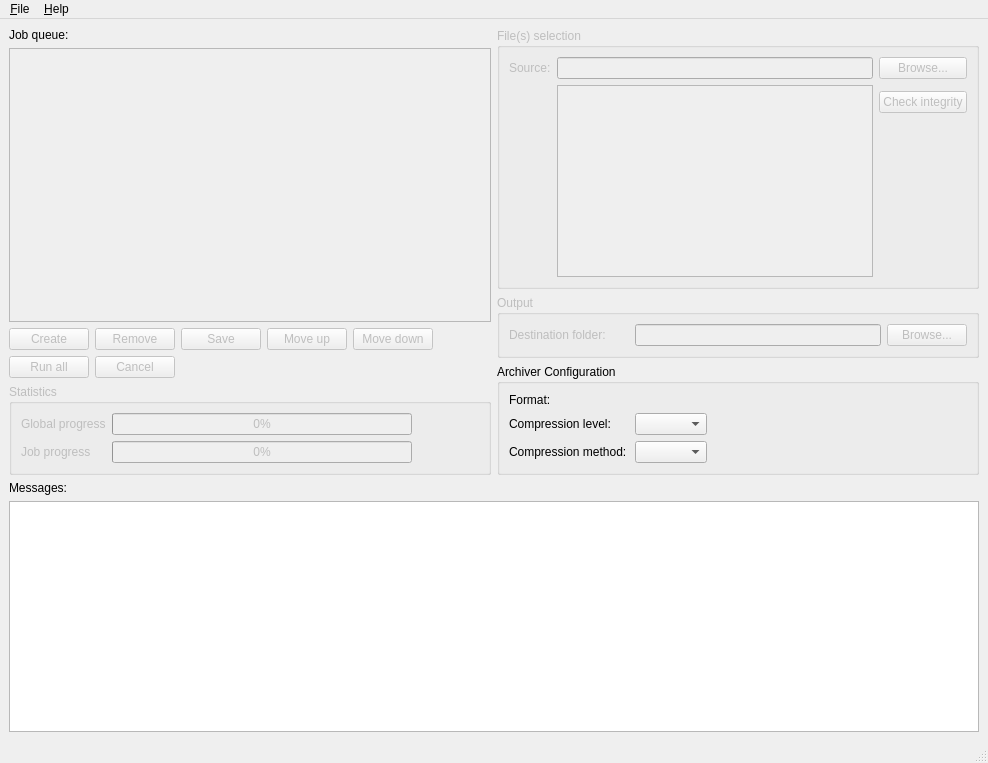
<?xml version="1.0" encoding="UTF-8"?>
<ui version="4.0" connectslotsbyname="false">
 <class>MainWindow</class>
 <widget class="QMainWindow" name="MainWindow">
  <property name="geometry">
   <rect>
    <x>0</x>
    <y>0</y>
    <width>988</width>
    <height>763</height>
   </rect>
  </property>
  <property name="windowTitle">
   <string>PackY</string>
  </property>
  <widget class="QWidget" name="central_widget">
   <layout class="QGridLayout" name="central_widget_layout">
    <item row="2" column="1" colspan="2">
     <layout class="QVBoxLayout" name="bottom_view_layout">
      <item>
       <widget class="QLabel" name="messages_label">
        <property name="text">
         <string>Messages:</string>
        </property>
       </widget>
      </item>
      <item>
       <widget class="FormattedLogWidget" name="messages_view">
        <property name="focusPolicy">
         <enum>Qt::FocusPolicy::NoFocus</enum>
        </property>
        <property name="readOnly">
         <bool>true</bool>
        </property>
       </widget>
      </item>
     </layout>
    </item>
    <item row="0" column="2">
     <layout class="QVBoxLayout" name="right_view_layout">
      <item>
       <widget class="QGroupBox" name="file_selection_group">
        <property name="enabled">
         <bool>false</bool>
        </property>
        <property name="minimumSize">
         <size>
          <width>480</width>
          <height>0</height>
         </size>
        </property>
        <property name="title">
         <string>File(s) selection</string>
        </property>
        <layout class="QGridLayout" name="file_selection_layout">
         <item row="3" column="2">
          <spacer name="file_selection_spacer">
           <property name="orientation">
            <enum>Qt::Orientation::Vertical</enum>
           </property>
           <property name="sizeHint" stdset="0">
            <size>
             <width>20</width>
             <height>40</height>
            </size>
           </property>
          </spacer>
         </item>
         <item row="0" column="1">
          <widget class="QLineEdit" name="source_folder_input">
           <property name="sizePolicy">
            <sizepolicy hsizetype="Expanding" vsizetype="Preferred">
             <horstretch>0</horstretch>
             <verstretch>0</verstretch>
            </sizepolicy>
           </property>
           <property name="readOnly">
            <bool>true</bool>
           </property>
          </widget>
         </item>
         <item row="0" column="0">
          <widget class="QLabel" name="source_folder_label">
           <property name="sizePolicy">
            <sizepolicy hsizetype="Minimum" vsizetype="Preferred">
             <horstretch>0</horstretch>
             <verstretch>0</verstretch>
            </sizepolicy>
           </property>
           <property name="text">
            <string>Source:</string>
           </property>
          </widget>
         </item>
         <item row="2" column="2">
          <widget class="QPushButton" name="check_integrity_button">
           <property name="sizePolicy">
            <sizepolicy hsizetype="Minimum" vsizetype="Preferred">
             <horstretch>0</horstretch>
             <verstretch>0</verstretch>
            </sizepolicy>
           </property>
           <property name="text">
            <string>Check integrity</string>
           </property>
          </widget>
         </item>
         <item row="1" column="1" rowspan="3">
          <widget class="QTreeView" name="source_files_tree_view"/>
         </item>
         <item row="0" column="2">
          <widget class="QPushButton" name="source_folder_browser">
           <property name="sizePolicy">
            <sizepolicy hsizetype="Minimum" vsizetype="Preferred">
             <horstretch>0</horstretch>
             <verstretch>0</verstretch>
            </sizepolicy>
           </property>
           <property name="text">
            <string>Browse...</string>
           </property>
          </widget>
         </item>
        </layout>
       </widget>
      </item>
      <item>
       <widget class="QGroupBox" name="output_group">
        <property name="enabled">
         <bool>false</bool>
        </property>
        <property name="title">
         <string>Output</string>
        </property>
        <layout class="QFormLayout" name="output_layout">
         <item row="1" column="0">
          <widget class="QLabel" name="destination_folder_label">
           <property name="sizePolicy">
            <sizepolicy hsizetype="Minimum" vsizetype="Preferred">
             <horstretch>0</horstretch>
             <verstretch>0</verstretch>
            </sizepolicy>
           </property>
           <property name="minimumSize">
            <size>
             <width>120</width>
             <height>0</height>
            </size>
           </property>
           <property name="text">
            <string>Destination folder:</string>
           </property>
          </widget>
         </item>
         <item row="1" column="1">
          <layout class="QHBoxLayout" name="destination_folder_layout" stretch="1,0">
           <item>
            <widget class="QLineEdit" name="destination_folder_input">
             <property name="sizePolicy">
              <sizepolicy hsizetype="Minimum" vsizetype="Fixed">
               <horstretch>0</horstretch>
               <verstretch>0</verstretch>
              </sizepolicy>
             </property>
             <property name="readOnly">
              <bool>true</bool>
             </property>
            </widget>
           </item>
           <item>
            <widget class="QPushButton" name="destination_folder_browser">
             <property name="sizePolicy">
              <sizepolicy hsizetype="Minimum" vsizetype="Preferred">
               <horstretch>0</horstretch>
               <verstretch>0</verstretch>
              </sizepolicy>
             </property>
             <property name="text">
              <string>Browse...</string>
             </property>
            </widget>
           </item>
          </layout>
         </item>
        </layout>
       </widget>
      </item>
      <item>
       <widget class="QGroupBox" name="archiver_config">
        <property name="enabled">
         <bool>true</bool>
        </property>
        <property name="title">
         <string>Archiver Configuration</string>
        </property>
        <layout class="QFormLayout" name="archiver_config_layout">
         <item row="0" column="0">
          <widget class="QLabel" name="format_label">
           <property name="sizePolicy">
            <sizepolicy hsizetype="Minimum" vsizetype="Preferred">
             <horstretch>0</horstretch>
             <verstretch>0</verstretch>
            </sizepolicy>
           </property>
           <property name="minimumSize">
            <size>
             <width>120</width>
             <height>0</height>
            </size>
           </property>
           <property name="text">
            <string>Format:</string>
           </property>
          </widget>
         </item>
         <item row="0" column="1">
          <layout class="QHBoxLayout" name="format_layout" stretch="0,1">
           <item>
            <layout class="QGridLayout" name="format_buttons_layout"/>
           </item>
           <item>
            <spacer name="format_spacer">
             <property name="orientation">
              <enum>Qt::Orientation::Horizontal</enum>
             </property>
             <property name="sizeHint" stdset="0">
              <size>
               <width>0</width>
               <height>0</height>
              </size>
             </property>
            </spacer>
           </item>
          </layout>
         </item>
         <item row="1" column="0">
          <widget class="QLabel" name="compression_level_label">
           <property name="sizePolicy">
            <sizepolicy hsizetype="Minimum" vsizetype="Preferred">
             <horstretch>0</horstretch>
             <verstretch>0</verstretch>
            </sizepolicy>
           </property>
           <property name="minimumSize">
            <size>
             <width>120</width>
             <height>0</height>
            </size>
           </property>
           <property name="text">
            <string>Compression level:</string>
           </property>
          </widget>
         </item>
         <item row="1" column="1">
          <layout class="QHBoxLayout" name="compression_level_layout" stretch="0,1">
           <item>
            <widget class="QComboBox" name="compression_level">
             <property name="sizePolicy">
              <sizepolicy hsizetype="Minimum" vsizetype="Fixed">
               <horstretch>0</horstretch>
               <verstretch>0</verstretch>
              </sizepolicy>
             </property>
            </widget>
           </item>
           <item>
            <spacer name="compression_level_spacer">
             <property name="orientation">
              <enum>Qt::Orientation::Horizontal</enum>
             </property>
             <property name="sizeHint" stdset="0">
              <size>
               <width>0</width>
               <height>0</height>
              </size>
             </property>
            </spacer>
           </item>
          </layout>
         </item>
         <item row="2" column="0">
          <widget class="QLabel" name="compression_method_label">
           <property name="sizePolicy">
            <sizepolicy hsizetype="Minimum" vsizetype="Preferred">
             <horstretch>0</horstretch>
             <verstretch>0</verstretch>
            </sizepolicy>
           </property>
           <property name="minimumSize">
            <size>
             <width>120</width>
             <height>0</height>
            </size>
           </property>
           <property name="text">
            <string>Compression method:</string>
           </property>
          </widget>
         </item>
         <item row="2" column="1">
          <layout class="QHBoxLayout" name="compression_method_layout" stretch="0,1">
           <item>
            <widget class="QComboBox" name="compression_method">
             <property name="sizePolicy">
              <sizepolicy hsizetype="Minimum" vsizetype="Fixed">
               <horstretch>0</horstretch>
               <verstretch>0</verstretch>
              </sizepolicy>
             </property>
            </widget>
           </item>
           <item>
            <spacer name="compression_method_spacer">
             <property name="orientation">
              <enum>Qt::Orientation::Horizontal</enum>
             </property>
             <property name="sizeHint" stdset="0">
              <size>
               <width>0</width>
               <height>0</height>
              </size>
             </property>
            </spacer>
           </item>
          </layout>
         </item>
        </layout>
       </widget>
      </item>
     </layout>
    </item>
    <item row="0" column="1">
     <layout class="QVBoxLayout" name="left_view_layout">
      <item>
       <widget class="QLabel" name="job_queue_label">
        <property name="text">
         <string>Job queue:</string>
        </property>
       </widget>
      </item>
      <item>
       <widget class="QTableView" name="job_queue_table_view">
        <property name="enabled">
         <bool>false</bool>
        </property>
        <property name="minimumSize">
         <size>
          <width>480</width>
          <height>0</height>
         </size>
        </property>
        <property name="focusPolicy">
         <enum>Qt::FocusPolicy::NoFocus</enum>
        </property>
        <property name="styleSheet">
         <string notr="true">QTableView { selection-color: #FFFFFF; selection-background-color:  #696969 }</string>
        </property>
        <property name="lineWidth">
         <number>1</number>
        </property>
        <property name="selectionMode">
         <enum>QAbstractItemView::SelectionMode::SingleSelection</enum>
        </property>
        <property name="selectionBehavior">
         <enum>QAbstractItemView::SelectionBehavior::SelectRows</enum>
        </property>
        <attribute name="horizontalHeaderStretchLastSection">
         <bool>true</bool>
        </attribute>
        <attribute name="verticalHeaderVisible">
         <bool>false</bool>
        </attribute>
       </widget>
      </item>
      <item>
       <layout class="QHBoxLayout" name="job_top_buttons_layout">
        <item>
         <widget class="QPushButton" name="create_job_button">
          <property name="enabled">
           <bool>false</bool>
          </property>
          <property name="sizePolicy">
           <sizepolicy hsizetype="Minimum" vsizetype="Preferred">
            <horstretch>0</horstretch>
            <verstretch>0</verstretch>
           </sizepolicy>
          </property>
          <property name="text">
           <string>Create</string>
          </property>
         </widget>
        </item>
        <item>
         <widget class="QPushButton" name="remove_job_button">
          <property name="enabled">
           <bool>false</bool>
          </property>
          <property name="sizePolicy">
           <sizepolicy hsizetype="Minimum" vsizetype="Preferred">
            <horstretch>0</horstretch>
            <verstretch>0</verstretch>
           </sizepolicy>
          </property>
          <property name="text">
           <string>Remove</string>
          </property>
         </widget>
        </item>
        <item>
         <widget class="QPushButton" name="save_job_button">
          <property name="enabled">
           <bool>false</bool>
          </property>
          <property name="sizePolicy">
           <sizepolicy hsizetype="Minimum" vsizetype="Preferred">
            <horstretch>0</horstretch>
            <verstretch>0</verstretch>
           </sizepolicy>
          </property>
          <property name="text">
           <string>Save</string>
          </property>
         </widget>
        </item>
        <item>
         <widget class="QPushButton" name="move_up_job_button">
          <property name="enabled">
           <bool>false</bool>
          </property>
          <property name="sizePolicy">
           <sizepolicy hsizetype="Minimum" vsizetype="Preferred">
            <horstretch>0</horstretch>
            <verstretch>0</verstretch>
           </sizepolicy>
          </property>
          <property name="text">
           <string>Move up</string>
          </property>
         </widget>
        </item>
        <item>
         <widget class="QPushButton" name="move_down_job_button">
          <property name="enabled">
           <bool>false</bool>
          </property>
          <property name="sizePolicy">
           <sizepolicy hsizetype="Minimum" vsizetype="Preferred">
            <horstretch>0</horstretch>
            <verstretch>0</verstretch>
           </sizepolicy>
          </property>
          <property name="text">
           <string>Move down</string>
          </property>
         </widget>
        </item>
        <item>
         <spacer name="job_buttons_top_spacer">
          <property name="orientation">
           <enum>Qt::Orientation::Horizontal</enum>
          </property>
          <property name="sizeHint" stdset="0">
           <size>
            <width>0</width>
            <height>0</height>
           </size>
          </property>
         </spacer>
        </item>
       </layout>
      </item>
      <item>
       <layout class="QHBoxLayout" name="job_bottom_buttons_layout">
        <item>
         <widget class="QPushButton" name="run_all_jobs_button">
          <property name="enabled">
           <bool>false</bool>
          </property>
          <property name="sizePolicy">
           <sizepolicy hsizetype="Minimum" vsizetype="Preferred">
            <horstretch>0</horstretch>
            <verstretch>0</verstretch>
           </sizepolicy>
          </property>
          <property name="text">
           <string>Run all</string>
          </property>
         </widget>
        </item>
        <item>
         <widget class="QPushButton" name="cancel_jobs_button">
          <property name="enabled">
           <bool>false</bool>
          </property>
          <property name="sizePolicy">
           <sizepolicy hsizetype="Minimum" vsizetype="Preferred">
            <horstretch>0</horstretch>
            <verstretch>0</verstretch>
           </sizepolicy>
          </property>
          <property name="text">
           <string>Cancel</string>
          </property>
         </widget>
        </item>
        <item>
         <spacer name="job_buttons_bottom_spacer">
          <property name="orientation">
           <enum>Qt::Orientation::Horizontal</enum>
          </property>
          <property name="sizeHint" stdset="0">
           <size>
            <width>0</width>
            <height>0</height>
           </size>
          </property>
         </spacer>
        </item>
       </layout>
      </item>
      <item>
       <widget class="QGroupBox" name="statistics_group">
        <property name="enabled">
         <bool>false</bool>
        </property>
        <property name="title">
         <string>Statistics</string>
        </property>
        <layout class="QFormLayout" name="statistics_layout">
         <item row="0" column="1">
          <layout class="QHBoxLayout" name="global_progress_layout">
           <item>
            <widget class="QProgressBar" name="global_progress_bar">
             <property name="sizePolicy">
              <sizepolicy hsizetype="Minimum" vsizetype="Preferred">
               <horstretch>0</horstretch>
               <verstretch>0</verstretch>
              </sizepolicy>
             </property>
             <property name="minimumSize">
              <size>
               <width>300</width>
               <height>0</height>
              </size>
             </property>
             <property name="maximumSize">
              <size>
               <width>300</width>
               <height>16777215</height>
              </size>
             </property>
             <property name="value">
              <number>0</number>
             </property>
            </widget>
           </item>
           <item>
            <spacer name="global_progress_spacer">
             <property name="orientation">
              <enum>Qt::Orientation::Horizontal</enum>
             </property>
             <property name="sizeType">
              <enum>QSizePolicy::Policy::Expanding</enum>
             </property>
             <property name="sizeHint" stdset="0">
              <size>
               <width>0</width>
               <height>0</height>
              </size>
             </property>
            </spacer>
           </item>
          </layout>
         </item>
         <item row="0" column="0">
          <widget class="QLabel" name="global_progress_label">
           <property name="sizePolicy">
            <sizepolicy hsizetype="Minimum" vsizetype="Preferred">
             <horstretch>0</horstretch>
             <verstretch>0</verstretch>
            </sizepolicy>
           </property>
           <property name="text">
            <string>Global progress</string>
           </property>
          </widget>
         </item>
         <item row="1" column="1">
          <layout class="QHBoxLayout" name="job_progress_layout">
           <item>
            <widget class="QProgressBar" name="job_progress_bar">
             <property name="sizePolicy">
              <sizepolicy hsizetype="Minimum" vsizetype="Preferred">
               <horstretch>0</horstretch>
               <verstretch>0</verstretch>
              </sizepolicy>
             </property>
             <property name="minimumSize">
              <size>
               <width>300</width>
               <height>0</height>
              </size>
             </property>
             <property name="maximumSize">
              <size>
               <width>300</width>
               <height>16777215</height>
              </size>
             </property>
             <property name="value">
              <number>0</number>
             </property>
            </widget>
           </item>
           <item>
            <spacer name="job_progress_spacer">
             <property name="orientation">
              <enum>Qt::Orientation::Horizontal</enum>
             </property>
             <property name="sizeType">
              <enum>QSizePolicy::Policy::Expanding</enum>
             </property>
             <property name="sizeHint" stdset="0">
              <size>
               <width>0</width>
               <height>0</height>
              </size>
             </property>
            </spacer>
           </item>
          </layout>
         </item>
         <item row="1" column="0">
          <widget class="QLabel" name="job_progress_label">
           <property name="sizePolicy">
            <sizepolicy hsizetype="Minimum" vsizetype="Preferred">
             <horstretch>0</horstretch>
             <verstretch>0</verstretch>
            </sizepolicy>
           </property>
           <property name="text">
            <string>Job progress</string>
           </property>
          </widget>
         </item>
        </layout>
       </widget>
      </item>
     </layout>
    </item>
   </layout>
  </widget>
  <widget class="QMenuBar" name="menubar">
   <property name="geometry">
    <rect>
     <x>0</x>
     <y>0</y>
     <width>988</width>
     <height>22</height>
    </rect>
   </property>
   <widget class="QMenu" name="file_menu">
    <property name="title">
     <string>&amp;File</string>
    </property>
    <widget class="QMenu" name="open_recent_menu">
     <property name="title">
      <string>Open &amp;Recent</string>
     </property>
     <addaction name="separator"/>
     <addaction name="action_clear_list"/>
    </widget>
    <addaction name="action_new_batch"/>
    <addaction name="action_open_batch"/>
    <addaction name="open_recent_menu"/>
    <addaction name="separator"/>
    <addaction name="action_save_batch"/>
    <addaction name="action_save_batch_as"/>
    <addaction name="separator"/>
    <addaction name="action_options"/>
    <addaction name="separator"/>
    <addaction name="action_close_batch"/>
    <addaction name="action_exit"/>
   </widget>
   <widget class="QMenu" name="help_menu">
    <property name="title">
     <string>&amp;Help</string>
    </property>
    <addaction name="action_open_log_folder"/>
    <addaction name="action_github_repo"/>
    <addaction name="action_about"/>
   </widget>
   <addaction name="file_menu"/>
   <addaction name="help_menu"/>
  </widget>
  <widget class="QStatusBar" name="status_bar"/>
  <action name="action_about">
   <property name="text">
    <string>About</string>
   </property>
   <property name="menuRole">
    <enum>QAction::MenuRole::AboutRole</enum>
   </property>
  </action>
  <action name="action_exit">
   <property name="icon">
    <iconset theme="QIcon::ThemeIcon::ApplicationExit"/>
   </property>
   <property name="text">
    <string>&amp;Exit</string>
   </property>
   <property name="shortcut">
    <string>Ctrl+Q</string>
   </property>
   <property name="menuRole">
    <enum>QAction::MenuRole::QuitRole</enum>
   </property>
  </action>
  <action name="action_github_repo">
   <property name="text">
    <string>GitHub Repository</string>
   </property>
  </action>
  <action name="action_options">
   <property name="icon">
    <iconset theme="QIcon::ThemeIcon::DocumentProperties"/>
   </property>
   <property name="text">
    <string>&amp;Options...</string>
   </property>
   <property name="menuRole">
    <enum>QAction::MenuRole::PreferencesRole</enum>
   </property>
  </action>
  <action name="action_save_batch">
   <property name="icon">
    <iconset theme="QIcon::ThemeIcon::DocumentSave"/>
   </property>
   <property name="text">
    <string>&amp;Save</string>
   </property>
   <property name="shortcut">
    <string>Ctrl+S</string>
   </property>
  </action>
  <action name="action_new_batch">
   <property name="icon">
    <iconset theme="QIcon::ThemeIcon::DocumentNew"/>
   </property>
   <property name="text">
    <string>&amp;New Batch</string>
   </property>
   <property name="shortcut">
    <string>Ctrl+N</string>
   </property>
  </action>
  <action name="action_open_batch">
   <property name="icon">
    <iconset theme="QIcon::ThemeIcon::DocumentOpen"/>
   </property>
   <property name="text">
    <string>&amp;Open...</string>
   </property>
   <property name="shortcut">
    <string>Ctrl+O</string>
   </property>
  </action>
  <action name="action_save_batch_as">
   <property name="icon">
    <iconset theme="QIcon::ThemeIcon::DocumentSaveAs"/>
   </property>
   <property name="text">
    <string>Save &amp;As...</string>
   </property>
   <property name="shortcut">
    <string>Ctrl+Alt+S</string>
   </property>
  </action>
  <action name="action_open_log_folder">
   <property name="text">
    <string>Open Log Folder</string>
   </property>
  </action>
  <action name="action_close_batch">
   <property name="icon">
    <iconset theme="QIcon::ThemeIcon::WindowClose"/>
   </property>
   <property name="text">
    <string>&amp;Close</string>
   </property>
   <property name="shortcut">
    <string>Ctrl+W</string>
   </property>
  </action>
  <action name="action_clear_list">
   <property name="icon">
    <iconset theme="QIcon::ThemeIcon::EditClear"/>
   </property>
   <property name="text">
    <string>Clear List</string>
   </property>
  </action>
 </widget>
 <customwidgets>
  <customwidget>
   <class>FormattedLogWidget</class>
   <extends>QTextEdit</extends>
   <header>packy.widgets.formatted_log_widget</header>
  </customwidget>
 </customwidgets>
 <tabstops>
  <tabstop>create_job_button</tabstop>
  <tabstop>remove_job_button</tabstop>
  <tabstop>move_up_job_button</tabstop>
  <tabstop>run_all_jobs_button</tabstop>
  <tabstop>cancel_jobs_button</tabstop>
  <tabstop>source_folder_input</tabstop>
  <tabstop>source_folder_browser</tabstop>
  <tabstop>source_files_tree_view</tabstop>
  <tabstop>check_integrity_button</tabstop>
  <tabstop>destination_folder_input</tabstop>
  <tabstop>destination_folder_browser</tabstop>
  <tabstop>compression_level</tabstop>
  <tabstop>compression_method</tabstop>
 </tabstops>
 <resources/>
 <connections/>
</ui>
